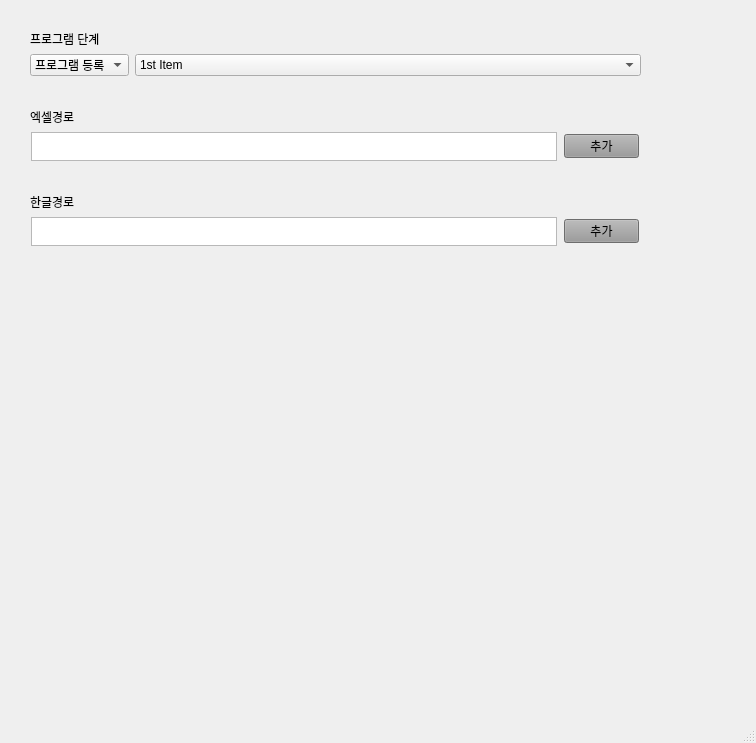
<?xml version="1.0" encoding="UTF-8"?>
<ui version="4.0">
 <class>MainWindow</class>
 <widget class="QMainWindow" name="MainWindow">
  <property name="geometry">
   <rect>
    <x>0</x>
    <y>0</y>
    <width>756</width>
    <height>743</height>
   </rect>
  </property>
  <property name="windowTitle">
   <string>MainWindow</string>
  </property>
  <widget class="QWidget" name="centralwidget">
   <widget class="QWidget" name="verticalLayoutWidget">
    <property name="geometry">
     <rect>
      <x>30</x>
      <y>30</y>
      <width>611</width>
      <height>216</height>
     </rect>
    </property>
    <layout class="QVBoxLayout" name="verticalLayout_3">
     <item>
      <layout class="QFormLayout" name="formLayout">
       <item row="1" column="0">
        <widget class="QLabel" name="program_label">
         <property name="text">
          <string>프로그램 단계</string>
         </property>
        </widget>
       </item>
       <item row="2" column="0">
        <widget class="QComboBox" name="program_cmb1">
         <item>
          <property name="text">
           <string>프로그램 등록</string>
          </property>
         </item>
         <item>
          <property name="text">
           <string>사전직무운영</string>
          </property>
         </item>
         <item>
          <property name="text">
           <string>일경험 운영</string>
          </property>
         </item>
         <item>
          <property name="text">
           <string>일경험 종료</string>
          </property>
         </item>
        </widget>
       </item>
       <item row="2" column="1">
        <widget class="QComboBox" name="program_cmb2">
         <item>
          <property name="text">
           <string>1st Item</string>
          </property>
         </item>
         <item>
          <property name="text">
           <string>2nd Item</string>
          </property>
         </item>
         <item>
          <property name="text">
           <string>3rd Item</string>
          </property>
         </item>
        </widget>
       </item>
       <item row="1" column="1">
        <widget class="QLabel" name="label_7">
         <property name="text">
          <string/>
         </property>
        </widget>
       </item>
      </layout>
     </item>
     <item>
      <widget class="QLabel" name="label_6">
       <property name="text">
        <string/>
       </property>
      </widget>
     </item>
     <item>
      <widget class="QLabel" name="label_2">
       <property name="text">
        <string>엑셀경로</string>
       </property>
      </widget>
     </item>
     <item>
      <layout class="QHBoxLayout" name="horizontalLayout_5">
       <item>
        <widget class="QTextEdit" name="excel_path_line_edit">
         <property name="maximumSize">
          <size>
           <width>526</width>
           <height>29</height>
          </size>
         </property>
        </widget>
       </item>
       <item>
        <widget class="QPushButton" name="excel_add_button">
         <property name="maximumSize">
          <size>
           <width>75</width>
           <height>24</height>
          </size>
         </property>
         <property name="styleSheet">
          <string notr="true">background-color: rgb(153, 153, 153);</string>
         </property>
         <property name="text">
          <string>추가</string>
         </property>
        </widget>
       </item>
      </layout>
     </item>
     <item>
      <widget class="QLabel" name="label">
       <property name="text">
        <string/>
       </property>
      </widget>
     </item>
     <item>
      <widget class="QLabel" name="label_3">
       <property name="text">
        <string>한글경로</string>
       </property>
      </widget>
     </item>
     <item>
      <layout class="QHBoxLayout" name="horizontalLayout_4">
       <item>
        <widget class="QTextEdit" name="hwp_path_line_edit">
         <property name="minimumSize">
          <size>
           <width>526</width>
           <height>29</height>
          </size>
         </property>
         <property name="maximumSize">
          <size>
           <width>526</width>
           <height>29</height>
          </size>
         </property>
        </widget>
       </item>
       <item>
        <widget class="QPushButton" name="hwp_add_button">
         <property name="minimumSize">
          <size>
           <width>75</width>
           <height>0</height>
          </size>
         </property>
         <property name="maximumSize">
          <size>
           <width>75</width>
           <height>24</height>
          </size>
         </property>
         <property name="styleSheet">
          <string notr="true">background-color: rgb(153, 153, 153);</string>
         </property>
         <property name="text">
          <string>추가</string>
         </property>
        </widget>
       </item>
      </layout>
     </item>
    </layout>
   </widget>
  </widget>
  <widget class="QMenuBar" name="menubar">
   <property name="geometry">
    <rect>
     <x>0</x>
     <y>0</y>
     <width>756</width>
     <height>22</height>
    </rect>
   </property>
  </widget>
  <widget class="QStatusBar" name="statusbar"/>
 </widget>
 <resources/>
 <connections/>
</ui>
